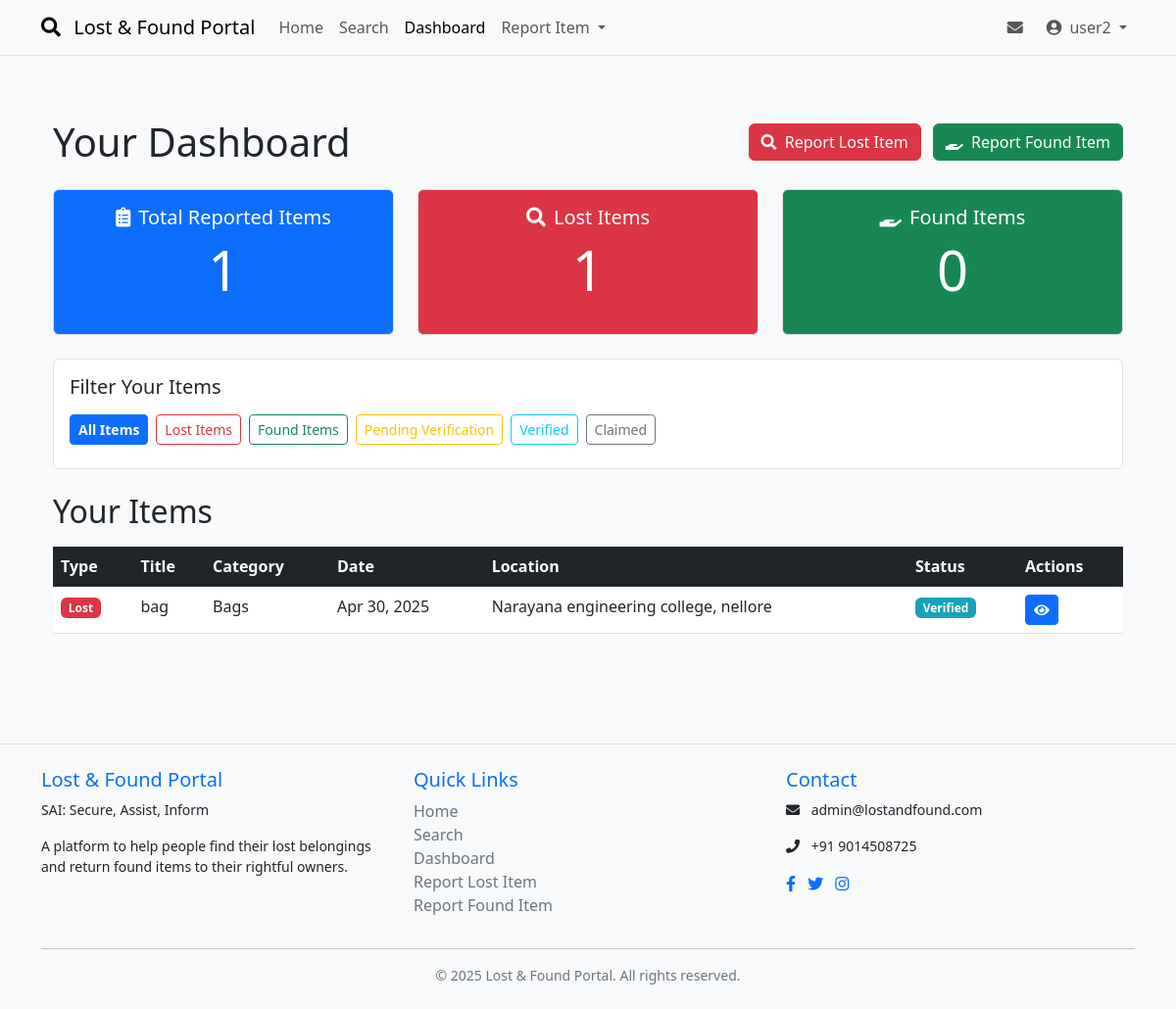
/dashboard (signed in), run on the app's committed database.
### models.py (models this page shows, shortened)
class User(db.Model, UserMixin):
    __tablename__ = 'users'
    id = db.Column(db.Integer, primary_key=True)
    name = db.Column(db.String(100), nullable=False)
    email = db.Column(db.String(120), unique=True, nullable=False)
    password_hash = db.Column(db.String(256), nullable=False)
    phone_number = db.Column(db.String(20), nullable=True)
    profile_picture = db.Column(db.Text, nullable=True)  # Base64 encoded image
    is_admin = db.Column(db.Boolean, default=False)
    created_at = db.Column(db.DateTime, default=datetime.datetime.utcnow)
    email_notifications = db.Column(db.Boolean, default=True)
    sms_notifications = db.Column(db.Boolean, default=False)
    items = relationship("Item", back_populates="owner", foreign_keys="Item.user_id")
    claimed_items = relationship("Item", back_populates="claimer", foreign_keys="Item.claimed_by")
    verified_items = relationship("Item", back_populates="verifier", foreign_keys="Item.verified_by")
    sent_messages = relationship("Message", back_populates="sender", foreign_keys="Message.sender_id")
    received_messages = relationship("Message", back_populates="recipient", foreign_keys="Message.recipient_id")

class Item(db.Model):
    __tablename__ = 'items'
    id = db.Column(db.Integer, primary_key=True)
    item_type = db.Column(db.String(10), nullable=False)  # 'lost' or 'found'
    title = db.Column(db.String(100), nullable=False)
    description = db.Column(db.Text, nullable=False)
    category = db.Column(db.String(50), nullable=False)
    date = db.Column(db.Date, nullable=False)
    expiry_date = db.Column(db.Date, nullable=True)  # New: Auto-archive date
    location = db.Column(db.String(200), nullable=False)
    latitude = db.Column(db.Float, nullable=True)
    longitude = db.Column(db.Float, nullable=True)
    contact_info = db.Column(db.String(100), nullable=False)
    images = db.Column(db.JSON, nullable=True)  # New: Multiple images as JSON array
    tags = db.Column(db.JSON, nullable=True)  # New: Auto-generated tags
    user_id = db.Column(db.Integer, db.ForeignKey('users.id'), nullable=False)
    status = db.Column(db.String(20), default='pending')  # 'pending', 'verified', 'claimed', 'archived'
    created_at = db.Column(db.DateTime, default=datetime.datetime.utcnow)
    claimed_by = db.Column(db.Integer, db.ForeignKey('users.id'), nullable=True)
    verified_by = db.Column(db.Integer, db.ForeignKey('users.id'), nullable=True)
    archived_at = db.Column(db.DateTime, nullable=True)  # New: Archive timestamp
    other_category = db.Column(db.String(50), nullable=True)
    owner = relationship("User", back_populates="items", foreign_keys=[user_id])
    claimer = relationship("User", back_populates="claimed_items", foreign_keys=[claimed_by])
    verifier = relationship("User", back_populates="verified_items", foreign_keys=[verified_by])
    proofs = relationship("Proof", back_populates="item", cascade="all, delete-orphan")

### routes.py (the view)
@app.route('/dashboard')
@login_required
def dashboard():
    user_items = models.get_items_by_user(current_user.id)
    unread_count = models.count_unread_messages(current_user.id)
    return render_template('dashboard.html', items=user_items, unread_count=unread_count)

### app.py (called while the page is built)
@login_manager.user_loader
def load_user(user_id):
    return User.query.get(int(user_id))

### models.py (called while the page is built)
def get_items_by_user(user_id):
    return Item.query.filter_by(user_id=user_id).all()

def count_unread_messages(user_id):
    return Message.query.filter_by(recipient_id=user_id, read=False).count()

### routes.py (called while the page is built)
@app.context_processor
def inject_unread_messages():
    if current_user.is_authenticated:
        return {'unread_messages_count': models.count_unread_messages(current_user.id)}
    return {'unread_messages_count': 0}

### templates/dashboard.html (shortened to what this page needs)
{% extends "base.html" %}
{% block content %}
<div class="container py-4">
    <div class="row">
        <div class="col-12">
            <div class="d-flex justify-content-between align-items-center mb-4">
                <h1 class="mb-0">Your Dashboard</h1>
                <div>
                    <a href="{{ url_for('report_item', item_type='lost') }}" class="btn btn-danger me-2">
                        <i class="fas fa-search me-1"></i> Report Lost Item
                    </a>
                    <a href="{{ url_for('report_item', item_type='found') }}" class="btn btn-success">
                        <i class="fas fa-hand-holding me-1"></i> Report Found Item
                    </a>
                </div>
            </div>
        </div>
    </div>
    <div class="row mb-4">
        <div class="col-md-4 mb-3 mb-md-0">
            <div class="card h-100 bg-primary text-white">
                <div class="card-body text-center">
                    <h5 class="card-title"><i class="fas fa-clipboard-list me-2"></i>Total Reported Items</h5>
                    <p class="display-4">{{ items|length }}</p>
                </div>
            </div>
        </div>
        <div class="col-md-4 mb-3 mb-md-0">
            <div class="card h-100 bg-danger text-white">
                <div class="card-body text-center">
                    <h5 class="card-title"><i class="fas fa-search me-2"></i>Lost Items</h5>
                    <p class="display-4">{{ items|selectattr('item_type', 'equalto', 'lost')|list|length }}</p>
                </div>
            </div>
        </div>
        <div class="col-md-4">
            <div class="card h-100 bg-success text-white">
                <div class="card-body text-center">
                    <h5 class="card-title"><i class="fas fa-hand-holding me-2"></i>Found Items</h5>
                    <p class="display-4">{{ items|selectattr('item_type', 'equalto', 'found')|list|length }}</p>
                </div>
            </div>
        </div>
    </div>
    <div class="row mb-4">
        <div class="col-12">
            <div class="card">
                <div class="card-body">
                    <h5 class="card-title mb-3">Filter Your Items</h5>
                    <div class="d-flex flex-wrap">
                        <button class="btn btn-sm btn-outline-primary me-2 mb-2 filter-btn active" data-filter="all">
                            All Items
                        </button>
                        <button class="btn btn-sm btn-outline-danger me-2 mb-2 filter-btn" data-filter="lost">
                            Lost Items
                        </button>
                        <button class="btn btn-sm btn-outline-success me-2 mb-2 filter-btn" data-filter="found">
                            Found Items
                        </button>
                        <button class="btn btn-sm btn-outline-warning me-2 mb-2 filter-btn" data-filter="pending">
                            Pending Verification
                        </button>
                        <button class="btn btn-sm btn-outline-info me-2 mb-2 filter-btn" data-filter="verified">
                            Verified
                        </button>
                        <button class="btn btn-sm btn-outline-secondary me-2 mb-2 filter-btn" data-filter="claimed">
                            Claimed
                        </button>
                    </div>
                </div>
            </div>
        </div>
    </div>
    <div class="row">
        <div class="col-12">
            <h2 class="mb-3">Your Items</h2>
            {% if items %}
            <div class="table-responsive">
                <table class="table table-hover">
                    <thead class="table-dark">
                        <tr>
                            <th>Type</th>
                            <th>Title</th>
                            <th>Category</th>
                            <th>Date</th>
                            <th>Location</th>
                            <th>Status</th>
                            <th>Actions</th>
                        </tr>
                    </thead>
                    <tbody>
                        {% for item in items %}
                        <tr class="item-row" data-type="{{ item.item_type }}" data-status="{{ item.status }}">
                            <td>
                                {% if item.item_type == 'lost' %}
                                <span class="badge bg-danger">Lost</span>
                                {% else %}
                                <span class="badge bg-success">Found</span>
                                {% endif %}
                            </td>
                            <td>{{ item.title }}</td>
                            <td>
                                {{ item.category|capitalize }}
                            </td>
                            <td>{{ item.date.strftime('%b %d, %Y') }}</td>
                            <td>{{ item.location }}</td>
                            <td>
                                {% if item.status == 'pending' %}
                                <span class="badge bg-warning text-dark">Pending</span>
                                {% elif item.status == 'verified' %}
                                <span class="badge bg-info">Verified</span>
                                {% elif item.status == 'claimed' %}
                                <span class="badge bg-secondary">Claimed</span>
                                {% endif %}
                            </td>
                            <td>
                                <a href="{{ url_for('item_details', item_id=item.id) }}" class="btn btn-sm btn-primary">
                                    <i class="fas fa-eye"></i>
                                </a>
                            </td>
                        </tr>
                        {% endfor %}
                    </tbody>
                </table>
            </div>
            {% else %}
            <div class="alert alert-info">
                <i class="fas fa-info-circle me-2"></i> You haven't reported any items yet. Use the buttons above to report a lost or found item.
            </div>
            {% endif %}
        </div>
    </div>
</div>
{% endblock %}

### templates/base.html (shortened to what this page needs)
<!DOCTYPE html>
<html lang="en" data-bs-theme="light">
<head>
    <link href="https://cdn.jsdelivr.net/npm/bootstrap@5.3.0/dist/css/bootstrap.min.css" rel="stylesheet">
    <link rel="stylesheet" href="https://cdnjs.cloudflare.com/ajax/libs/font-awesome/5.15.4/css/all.min.css">
    <link rel="stylesheet" href="{{ url_for('static', filename='css/styles.css') }}">
</head>
<body>
    <nav class="navbar navbar-expand-lg bg-light border-bottom sticky-top">
        <div class="container">
            <a class="navbar-brand" href="{{ url_for('index') }}">
                <i class="fas fa-search me-2"></i> Lost & Found Portal
            </a>
            <div class="collapse navbar-collapse" id="navbarNav">
                <ul class="navbar-nav me-auto mb-2 mb-lg-0">
                    <li class="nav-item">
                        <a class="nav-link {% if request.path == url_for('index') %}active{% endif %}"
                           href="{{ url_for('index') }}">Home</a>
                    </li>
                    <li class="nav-item">
                        <a class="nav-link {% if request.path == url_for('search') %}active{% endif %}"
                           href="{{ url_for('search') }}">Search</a>
                    </li>
                    {% if current_user.is_authenticated %}
                    <li class="nav-item">
                        <a class="nav-link {% if request.path == url_for('dashboard') %}active{% endif %}"
                           href="{{ url_for('dashboard') }}">Dashboard</a>
                    </li>
                    <li class="nav-item dropdown">
                        <a class="nav-link dropdown-toggle" href="#" id="reportDropdown" role="button"
                           data-bs-toggle="dropdown" aria-expanded="false">
                            Report Item
                        </a>
                    </li>
                    {% endif %}
                </ul>
                <ul class="navbar-nav">
                    {% if current_user.is_authenticated %}
                    <li class="nav-item me-2">
                        <a href="{{ url_for('messages') }}" class="nav-link position-relative">
                            <i class="fas fa-envelope"></i>
                        </a>
                    </li>
                    <li class="nav-item dropdown">
                        <a class="nav-link dropdown-toggle" href="#" id="userDropdown" role="button"
                           data-bs-toggle="dropdown" aria-expanded="false">
                            <i class="fas fa-user-circle me-1"></i> {{ current_user.name }}
                        </a>
                    </li>
                    {% endif %}
                </ul>
            </div>
        </div>
    </nav>
    <main class="container py-4">
        {% block content %}{% endblock %}
    </main>
    <footer class="bg-light text-dark py-4 mt-5 border-top">
        <div class="container">
            <div class="row">
                <div class="col-md-4">
                    <h5 class="text-primary">Lost & Found Portal</h5>
                    <p class="small">SAI: Secure, Assist, Inform</p>
                    <p class="small">A platform to help people find their lost belongings and return found items to their rightful owners.</p>
                </div>
                <div class="col-md-4">
                    <h5 class="text-primary">Quick Links</h5>
                    <ul class="list-unstyled">
                        <li><a href="{{ url_for('index') }}" class="text-decoration-none text-secondary">Home</a></li>
                        <li><a href="{{ url_for('search') }}" class="text-decoration-none text-secondary">Search</a></li>
                        {% if current_user.is_authenticated %}
                        <li><a href="{{ url_for('dashboard') }}" class="text-decoration-none text-secondary">Dashboard</a></li>
                        <li><a href="{{ url_for('report_item', item_type='lost') }}" class="text-decoration-none text-secondary">Report Lost Item</a></li>
                        <li><a href="{{ url_for('report_item', item_type='found') }}" class="text-decoration-none text-secondary">Report Found Item</a></li>
                        {% endif %}
                    </ul>
                </div>
                <div class="col-md-4">
                    <h5 class="text-primary">Contact</h5>
                    <p class="small"><i class="fas fa-envelope me-2"></i> admin@lostandfound.com</p>
                    <p class="small"><i class="fas fa-phone me-2"></i> +91 9014508725</p>
                    <div class="social-icons mt-2">
                        <a href="#" class="text-primary me-2"><i class="fab fa-facebook-f"></i></a>
                        <a href="#" class="text-primary me-2"><i class="fab fa-twitter"></i></a>
                        <a href="#" class="text-primary me-2"><i class="fab fa-instagram"></i></a>
                    </div>
                </div>
            </div>
            <hr class="my-3">
            <div class="text-center small text-secondary">
                &copy; 2025 Lost & Found Portal. All rights reserved.
            </div>
        </div>
    </footer>
</body>
</html>

### static/css/styles.css (style rules this page uses)
:root { --lost-color: #dc3545; --found-color: #28a745; --pending-color: #ffc107; --verified-color: #17a2b8; --claimed-color: #6c757d; --bg-light: #ffffff; --bg-light-secondary: #f8f9fa; --border-color: #dee2e6; }
body { min-height: 100vh; display: flex; flex-direction: column; background-color: var(--bg-light-secondary); color: #212529; }
main { flex: 1; }
.card { background-color: var(--bg-light); border: 1px solid var(--border-color); }
.badge.bg-danger { background-color: var(--lost-color) !important; }
.badge.bg-info { background-color: var(--verified-color) !important; }
.filter-btn.active { font-weight: bold; }

### data on the page
User: name "user2"
Item: item_type "Lost", title "bag", category "Bags", date "Apr 30, 2025", location "Narayana engineering college, nellore", status "Verified"

### other printed values
{{ items|length }} "1"
{{ items|selectattr('item_type', 'equalto', 'lost')|list|length }} "1"
{{ items|selectattr('item_type', 'equalto', 'found')|list|length }} "0"
